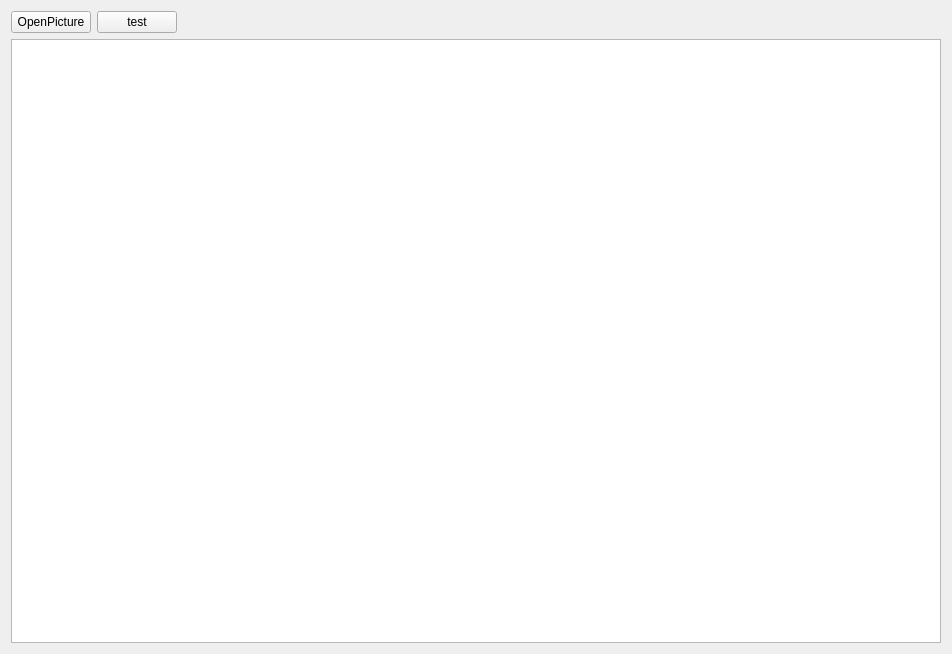
<?xml version="1.0" encoding="UTF-8"?>
<ui version="4.0">
 <class>HelloCVClass</class>
 <widget class="QWidget" name="HelloCVClass">
  <property name="geometry">
   <rect>
    <x>0</x>
    <y>0</y>
    <width>952</width>
    <height>654</height>
   </rect>
  </property>
  <property name="windowTitle">
   <string>HelloCV</string>
  </property>
  <layout class="QGridLayout" name="gridLayout">
   <item row="0" column="0">
    <widget class="QPushButton" name="pushButton">
     <property name="text">
      <string>OpenPicture</string>
     </property>
    </widget>
   </item>
   <item row="1" column="0" colspan="3">
    <widget class="pGraphicsViewer" name="graphicsView"/>
   </item>
   <item row="0" column="2">
    <spacer name="horizontalSpacer">
     <property name="orientation">
      <enum>Qt::Horizontal</enum>
     </property>
     <property name="sizeHint" stdset="0">
      <size>
       <width>40</width>
       <height>20</height>
      </size>
     </property>
    </spacer>
   </item>
   <item row="0" column="1">
    <widget class="QPushButton" name="pushButton_2">
     <property name="text">
      <string>test</string>
     </property>
    </widget>
   </item>
  </layout>
 </widget>
 <layoutdefault spacing="6" margin="11"/>
 <customwidgets>
  <customwidget>
   <class>pGraphicsViewer</class>
   <extends>QGraphicsView</extends>
   <header>../GraphicsViewer/pGraphicsViewer.h</header>
  </customwidget>
 </customwidgets>
 <resources>
  <include location="HelloCV.qrc"/>
 </resources>
 <connections/>
</ui>
